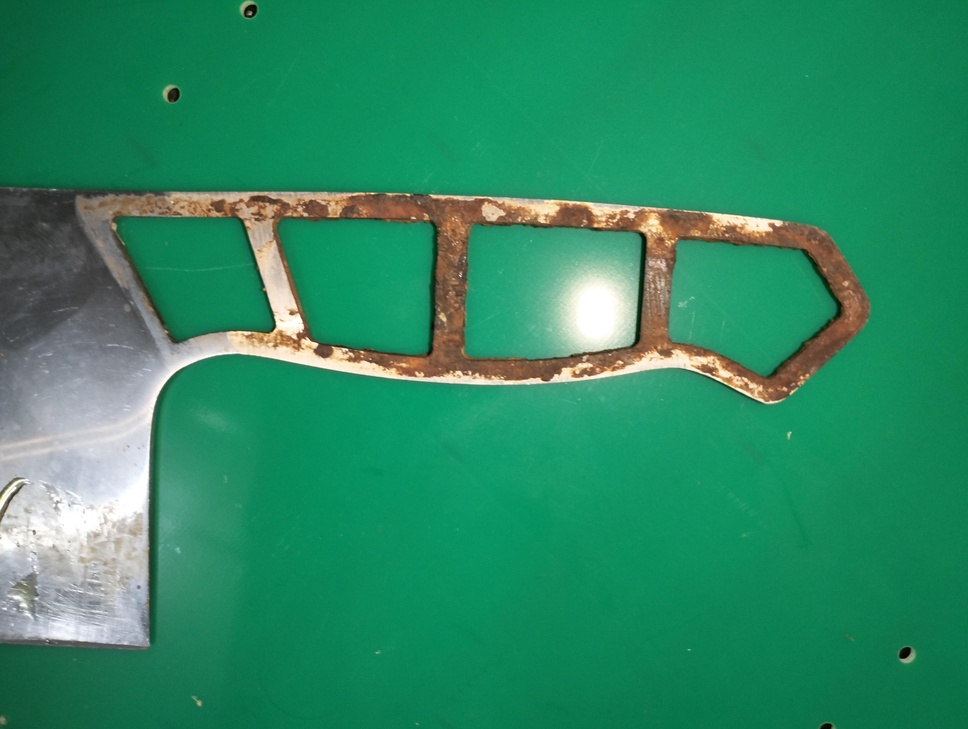
#> input picture v2-c41b37b6beee52d9bb6135b03b7dd662.jpeg, 968 x 729 px, shrunk from 4080 x 3072 before the run, found by its file name
$ python p2stl.py
#> lines starting #> are read from the running program, lines starting #| are printed output that depends on the picture; after the words box and inside, x2 and y2 are one past the last pixel; in counts of white or black regions, pixels touching at a corner belong together

import cv2
import numpy as np
from stl import mesh

def process_and_export_contour(image_path, svg_path, stl_path, stl_thickness=10):
#> called with svg_path = '/home/qgb/test/p2stl/r.svg', stl_path = '/home/qgb/test/p2stl/r.stl', stl_thickness = 10
    image = cv2.imread(image_path)
#> image is the input picture: shape (729, 968, 3); mean B, G, R 99, 138.2, 43.3
    if image is None:
        print(f"Error: Could not load image from {image_path}")
        return

    hsv = cv2.cvtColor(image, cv2.COLOR_BGR2HSV)
#> hsv: shape (729, 968, 3); mean H, S, V 74, 190.3, 141
    lower_green = np.array([35, 40, 40])
    upper_green = np.array([85, 255, 255])
    mask = cv2.inRange(hsv, lower_green, upper_green)
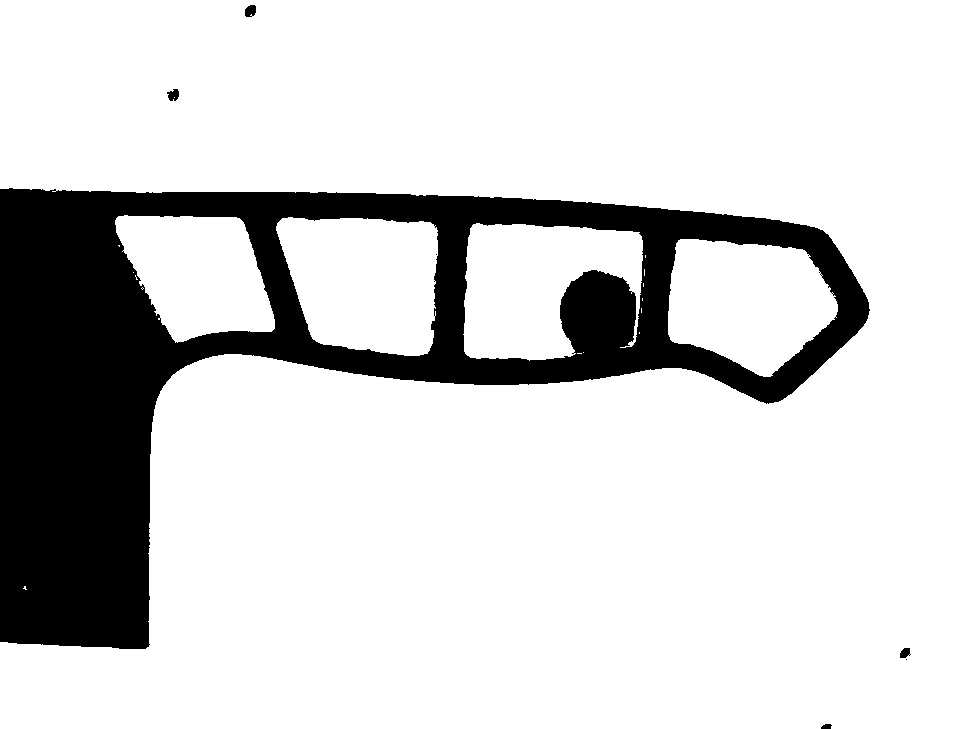
#> mask: shape (729, 968); 82.6% white; 7 black regions (2 under 20 px), largest, box (x1, y1, x2, y2) and area: (0, 188, 870, 649) 122570, (245, 5, 256, 17) 108, (167, 89, 179, 101) 103, (900, 648, 911, 658) 81, (821, 724, 832, 729) 44
    object_mask = cv2.bitwise_not(mask)
    kernel = np.ones((5, 5), np.uint8)
    object_mask = cv2.morphologyEx(object_mask, cv2.MORPH_OPEN, kernel, iterations=2)
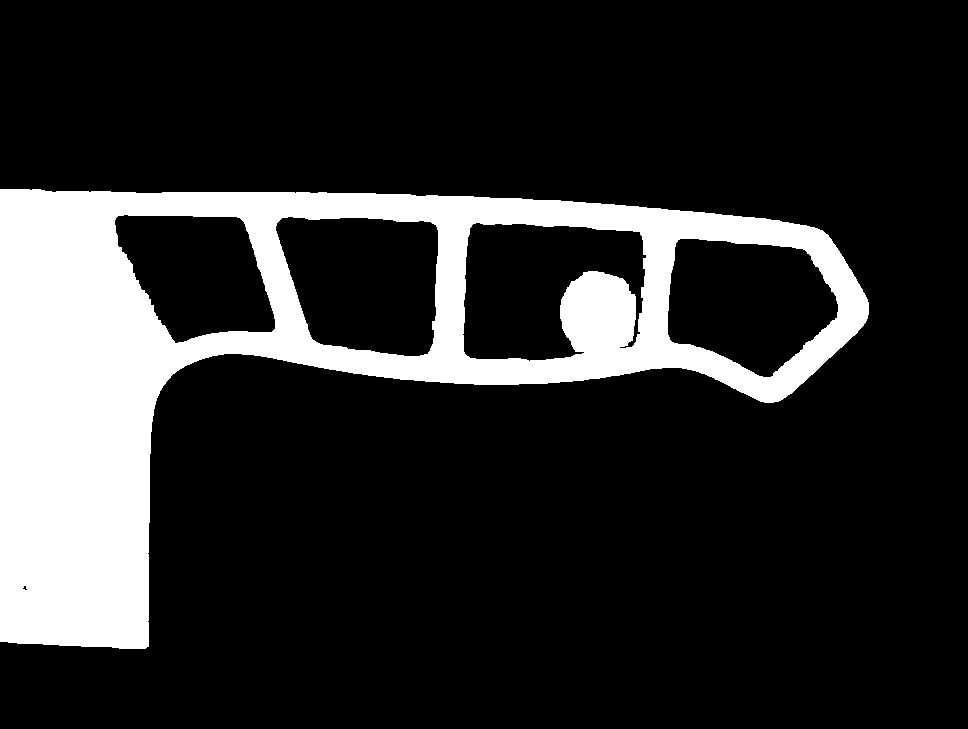
#> object_mask: shape (729, 968); 17.3% white; 1 white region
    contours, _ = cv2.findContours(object_mask, cv2.RETR_EXTERNAL, cv2.CHAIN_APPROX_SIMPLE)
#> contours = 1 contour; box (x1, y1, x2, y2) and area: (0, 189, 869, 649) 188593

    if contours:
        largest_contour = max(contours, key=cv2.contourArea)
#> largest_contour = contour of 446 points, box (x1, y1, x2, y2) (0, 189, 869, 649), area 188593

        # --- SVG Export ---
        svg_header = f'<svg width="{image.shape[1]}" height="{image.shape[0]}" xmlns="http://www.w3.org/2000/svg">'
        svg_path_data = "M" + " L".join([f"{p[0][0]},{p[0][1]}" for p in largest_contour]) + " Z"
        svg_element = f'<path d="{svg_path_data}" fill="none" stroke="red" stroke-width="2"/>'
        svg_footer = '</svg>'
        with open(svg_path, 'w') as f:
            f.write(svg_header + svg_element + svg_footer)
        print(f"Contour saved to {svg_path}")

        # --- STL Export ---
        contour_points = largest_contour.reshape(-1, 2)
#> contour_points = 446 pairs, first value 0 to 868, second value 189 to 648

        vertices_bottom = np.hstack([contour_points, np.zeros((len(contour_points), 1))])
#> vertices_bottom = 446 rows, first 8: [0, 189, 0], [0, 641, 0], [7, 641, 0], [8, 642, 0], [16, 642, 0], [17, 643, 0], [42, 643, 0], [43, 644, 0]
        vertices_top = np.hstack([contour_points, np.full((len(contour_points), 1), stl_thickness)])
#> vertices_top = 446 rows, first 8: [0, 189, 10], [0, 641, 10], [7, 641, 10], [8, 642, 10], [16, 642, 10], [17, 643, 10], [42, 643, 10], [43, 644, 10]
        vertices = np.vstack([vertices_bottom, vertices_top])
#> vertices = 892 rows, first 8: [0, 189, 0], [0, 641, 0], [7, 641, 0], [8, 642, 0], [16, 642, 0], [17, 643, 0], [42, 643, 0], [43, 644, 0]
        num_points = len(contour_points)
#> num_points = 446

        faces = []
        # Side faces
        for i in range(num_points):
            p1 = i
            p2 = (i + 1) % num_points
            p3 = i + num_points
            p4 = (i + 1) % num_points + num_points
            faces.append([p1, p2, p4])
            faces.append([p1, p4, p3])
#> after the loop, faces = 892 items, first 6: [0, 1, 447], [0, 447, 446], [1, 2, 448], [1, 448, 447], [2, 3, 449], [2, 449, 448]

        # Bottom and Top faces (fan triangulation)
        for i in range(1, num_points - 1):
            faces.append([0, i, i + 1])
            faces.append([num_points, num_points + i + 1, num_points + i])
#> after the loop, faces = 1780 items, first 6: [0, 1, 447], [0, 447, 446], [1, 2, 448], [1, 448, 447], [2, 3, 449], [2, 449, 448]

#> (the run stopped early here; a loop or call above may not have finished)
